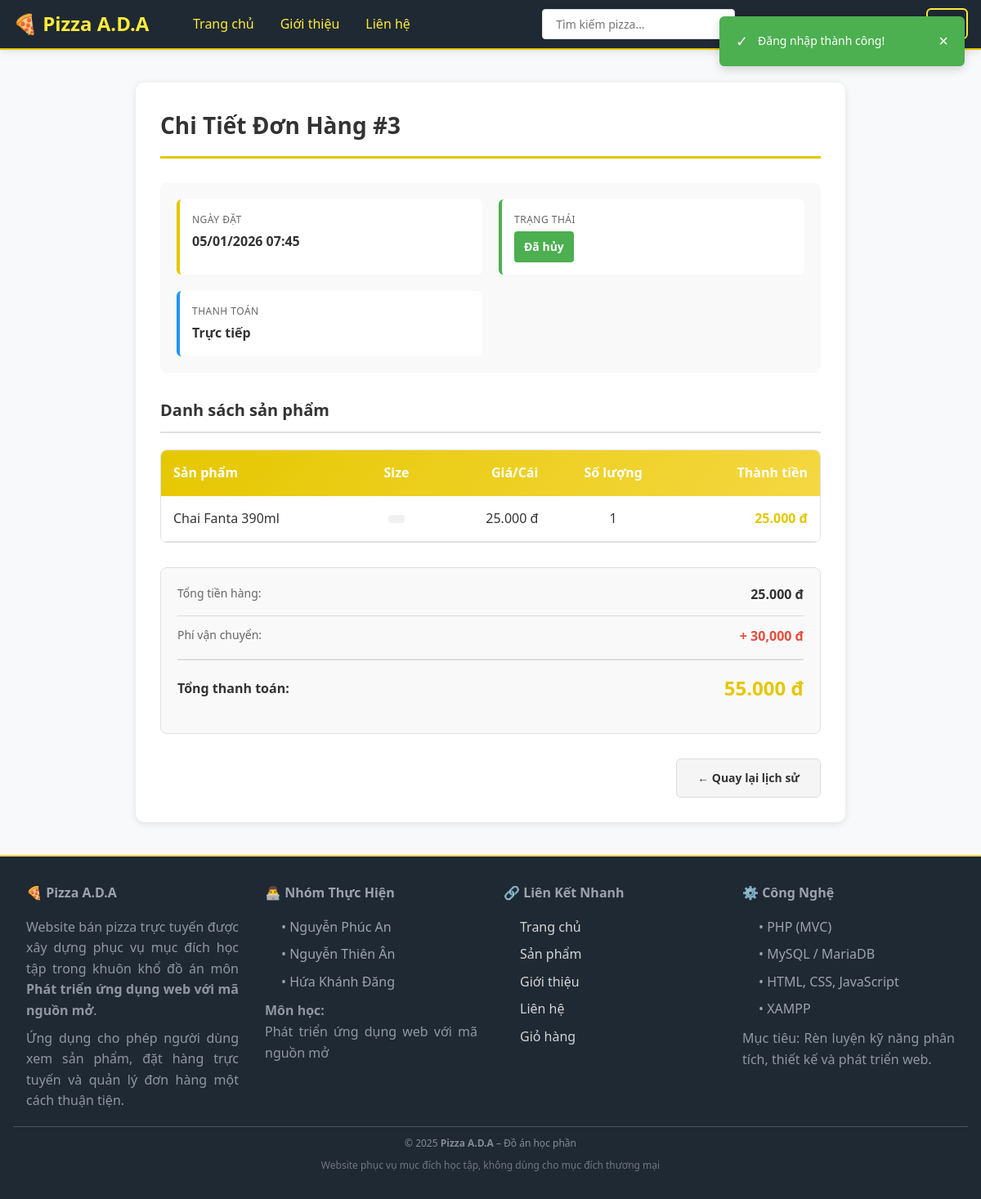
The page /public/index.php?action=order&method=detail&id=3 (signed in) on the database its author committed.
### tables this page shows
CREATE TABLE `orders` (
  `order_id` int(11) NOT NULL,
  `tong_tien` decimal(10,2) NOT NULL,
  `phuong_thuc_thanh_toan` varchar(255) NOT NULL,
  `trang_thai` varchar(50) NOT NULL DEFAULT 'Chờ xác nhận',
  `ngay_tao_order` timestamp NOT NULL DEFAULT current_timestamp() ON UPDATE current_timestamp(),
  `nguoi_mua_id` int(11) NOT NULL,
  `nguoi_nhan` varchar(255) NOT NULL,
  `sdt_nguoi_nhan` varchar(10) NOT NULL,
  `dia-chi_nhan` text NOT NULL
);

CREATE TABLE `order_items` (
  `order_item_id` int(11) NOT NULL,
  `so_luong_mua` int(11) NOT NULL,
  `gia_order_items` decimal(10,2) NOT NULL,
  `size` enum('Nhỏ','Vừa','Lớn') NOT NULL,
  `ngay_dat` timestamp NOT NULL DEFAULT current_timestamp() ON UPDATE current_timestamp(),
  `fk_order_id` int(11) NOT NULL,
  `fk_product_id` int(11) NOT NULL
);

CREATE TABLE `products` (
  `product_id` int(11) NOT NULL,
  `ten_product` varchar(255) NOT NULL,
  `mo_ta_product` text NOT NULL,
  `gia_product` decimal(10,2) NOT NULL,
  `ngay_tao_product` timestamp NOT NULL DEFAULT current_timestamp() ON UPDATE current_timestamp(),
  `ngay_cap_nhap_product` timestamp NULL DEFAULT NULL,
  `danh_muc_product` int(11) NOT NULL,
  `sub_category_id` int(11) DEFAULT NULL,
  `hinh_anh_product` varchar(255) NOT NULL
);

### app/Controllers/Controller.php (called while the page is built, shortened)
<?php
class Controller
{
    protected function render($view, $data = [])
    {
        extract($data);
        $viewPath = APP_PATH . 'Views/' . $view . '.php';
        include $viewPath;
    }
}
?>

### app/Controllers/OrderController.php (called while the page is built, shortened)
<?php
require_once APP_PATH . 'Controllers/Controller.php';
require_once APP_PATH . 'Models/Order.php';
require_once APP_PATH . 'Models/OrderItem.php';
class OrderController extends Controller
{
    private $orderModel;
    private $orderItemModel;
    public function __construct()
    {
        $this->orderModel = new Order();
        $this->orderItemModel = new OrderItem();
    }
    public function detail()
    {
        $orderId = $_GET['id'] ?? null;
        $order = $this->orderModel->read($orderId);
        $items = $this->orderItemModel->getByOrderId($orderId);
        $data = [
            'order' => $order,
            'items' => $items
        ];
        $this->render('order/detail', $data);
    }
}
?>

### config/Database.php (called while the page is built)
<?php
class Database
{
    private static $connection = null;
    public static function connect()
    {
        if (self::$connection === null) {
            try {
                $config = [
                    'host' => 'localhost:3307',
                    'dbname' => 'web_ban_pizza',
                    'user' => 'root',
                    'password' => ''
                ];
                $dsn = "mysql:host=" . $config['host'] . ";dbname=" . $config['dbname'] . ";charset=utf8mb4";
                self::$connection = new PDO(
                    $dsn,
                    $config['user'],
                    $config['password'],
                    [
                        PDO::ATTR_ERRMODE => PDO::ERRMODE_EXCEPTION,
                        PDO::ATTR_DEFAULT_FETCH_MODE => PDO::FETCH_ASSOC,
                        PDO::ATTR_EMULATE_PREPARES => false
                    ]
                );
            } catch (PDOException $e) {
                die("Connection Error: " . $e->getMessage());
            }
        }
        return self::$connection;
    }
}
?>

### app/Models/Order.php (called while the page is built, shortened)
<?php
require_once APP_PATH . 'Models/Model.php';
class Order extends Model
{
    protected function getPrimaryKey()
    {
        return 'order_id';
    }
}
?>

### app/Models/Model.php (called while the page is built, shortened)
<?php
require_once ROOT_PATH . 'config/Database.php';
abstract class Model
{
    protected $db;
    protected $table;
    public function __construct()
    {
        $this->db = Database::connect();
    }
    public function read($id)
    {
        $pk = $this->getPrimaryKey();
        $sql = "SELECT * FROM {$this->table} WHERE {$pk} = ?";
        $stmt = $this->db->prepare($sql);
        $stmt->execute([$id]);
        return $stmt->fetch();
    }
    public function query($sql, $params = [])
    {
        $stmt = $this->db->prepare($sql);
        $stmt->execute($params);
        return $stmt;
    }
}
?>

### app/Models/OrderItem.php (called while the page is built, shortened)
<?php
require_once APP_PATH . 'Models/Model.php';
class OrderItem extends Model
{
    protected $table = 'order_items';
    public function getByOrderId($orderId)
    {
        $sql = "SELECT oi.*, p.ten_product, p.hinh_anh_product
                FROM {$this->table} oi
                JOIN products p ON oi.fk_product_id = p.product_id
                WHERE oi.fk_order_id = ?";
        $stmt = $this->query($sql, [$orderId]);
        return $stmt->fetchAll();
    }
}
?>

### app/Views/order/detail.php (the view, shortened to what this page needs)
<?php include APP_PATH . 'Views/layout/header.php'; ?>
<div class="container" style="max-width: 900px; margin: 40px auto;">
    <div class="order-detail-section" style="background: white; padding: 30px; border-radius: 10px; box-shadow: 0 2px 8px rgba(0,0,0,0.1);">
        <h2 style="margin: 0 0 30px 0; font-size: 28px; color: #333; border-bottom: 3px solid var(--primary-color); padding-bottom: 15px;">
            Chi Tiết Đơn Hàng #<?php echo $order['order_id']; ?>
        </h2>
        <div class="order-info" style="display: grid; grid-template-columns: repeat(auto-fit, minmax(250px, 1fr)); gap: 20px; margin-bottom: 30px; padding: 20px; background: #f9f9f9; border-radius: 8px;">
            <div style="padding: 15px; background: white; border-radius: 6px; border-left: 4px solid var(--primary-color);">
                <p style="margin: 0; font-size: 12px; color: #666; text-transform: uppercase; letter-spacing: 0.5px; margin-bottom: 5px;">Ngày đặt</p>
                <p style="margin: 0; font-size: 16px; font-weight: 600; color: #333;"><?php echo date('d/m/Y H:i', strtotime($order['ngay_tao_order'])); ?></p>
            </div>
            <div style="padding: 15px; background: white; border-radius: 6px; border-left: 4px solid #4CAF50;">
                <p style="margin: 0; font-size: 12px; color: #666; text-transform: uppercase; letter-spacing: 0.5px; margin-bottom: 5px;">Trạng thái</p>
                <span class="status" style="display: inline-block; padding: 8px 12px; background: #4CAF50; color: white; border-radius: 4px; font-weight: 600; font-size: 14px;">
                    <?php echo htmlspecialchars($order['trang_thai']); ?>
                </span>
            </div>
            <div style="padding: 15px; background: white; border-radius: 6px; border-left: 4px solid #2196F3;">
                <p style="margin: 0; font-size: 12px; color: #666; text-transform: uppercase; letter-spacing: 0.5px; margin-bottom: 5px;">Thanh toán</p>
                <p style="margin: 0; font-size: 16px; font-weight: 600; color: #333;"><?php echo htmlspecialchars($order['phuong_thuc_thanh_toan']); ?></p>
            </div>
        </div>
        <h3 style="margin: 30px 0 20px 0; font-size: 20px; color: #333; border-bottom: 2px solid #e0e0e0; padding-bottom: 10px;">
            Danh sách sản phẩm
        </h3>
        <div style="overflow-x: auto; border-radius: 8px; border: 1px solid #e0e0e0;">
            <table class="items-table" style="width: 100%; border-collapse: collapse; background: white;">
                <thead style="background: linear-gradient(135deg, var(--primary-color) 0%, var(--primary-light) 100%); color: white;">
                    <tr>
                        <th style="padding: 15px; text-align: left; font-weight: 600;">Sản phẩm</th>
                        <th style="padding: 15px; text-align: center; font-weight: 600;">Size</th>
                        <th style="padding: 15px; text-align: right; font-weight: 600;">Giá/Cái</th>
                        <th style="padding: 15px; text-align: center; font-weight: 600;">Số lượng</th>
                        <th style="padding: 15px; text-align: right; font-weight: 600;">Thành tiền</th>
                    </tr>
                </thead>
                <tbody>
                    <?php
                    $subtotalAmount = 0;
                    foreach ($items as $index => $item):
                        $itemTotal = $item['gia_order_items'] * $item['so_luong_mua'];
                        $subtotalAmount += $itemTotal;
                    ?>
                        <tr style="border-bottom: 1px solid #e0e0e0; background: <?php echo $index % 2 === 0 ? 'white' : '#f9f9f9'; ?>; transition: background 0.3s ease;">
                            <td style="padding: 15px; font-weight: 500; color: #333;"><?php echo htmlspecialchars($item['ten_product']); ?></td>
                            <td style="padding: 15px; text-align: center; color: #666;">
                                <span style="display: inline-block; padding: 5px 10px; background: #f0f0f0; border-radius: 4px; font-size: 12px;">
                                </span>
                            </td>
                            <td style="padding: 15px; text-align: right; color: #333; font-weight: 500;"><?php echo number_format($item['gia_order_items'], 0, ',', '.'); ?> đ</td>
                            <td style="padding: 15px; text-align: center; color: #333; font-weight: 500;"><?php echo $item['so_luong_mua']; ?></td>
                            <td style="padding: 15px; text-align: right; color: var(--primary-color); font-weight: 600;">
                                <?php echo number_format($itemTotal, 0, ',', '.'); ?> đ
                            </td>
                        </tr>
                    <?php endforeach; ?>
                </tbody>
            </table>
        </div>
        <div class="order-summary" style="background: #f9f9f9; padding: 20px; border-radius: 8px; margin: 30px 0; border: 1px solid #e0e0e0;">
            <div style="display: flex; justify-content: flex-end; margin-bottom: 15px;">
                <div style="width: 100%;">
                    <div style="display: flex; justify-content: space-between; margin-bottom: 12px; padding-bottom: 12px; border-bottom: 1px solid #ddd;">
                        <span style="color: #666; font-size: 14px;">Tổng tiền hàng:</span>
                        <span style="font-weight: 600; color: #333;"><?php echo number_format($subtotalAmount, 0, ',', '.'); ?> đ</span>
                    </div>
                    <div style="display: flex; justify-content: space-between; margin-bottom: 15px; padding-bottom: 15px; border-bottom: 2px solid #e0e0e0;">
                        <span style="color: #666; font-size: 14px;">Phí vận chuyển:</span>
                        <span style="font-weight: 600; color: #e74c3c;">+ 30,000 đ</span>
                    </div>
                    <div style="display: flex; justify-content: space-between; align-items: center;">
                        <span style="font-size: 16px; font-weight: 700; color: #333;">Tổng thanh toán:</span>
                        <span style="font-size: 24px; font-weight: 700; color: var(--primary-color);"><?php echo number_format($order['tong_tien'], 0, ',', '.'); ?> đ</span>
                    </div>
                </div>
            </div>
        </div>
        <div style="display: flex; gap: 15px; justify-content: flex-end;">
            <a href="<?php echo SITE_URL; ?>index.php?action=order&method=history" class="btn btn-secondary" style="padding: 12px 25px; background: #f5f5f5; color: #333; text-decoration: none; border-radius: 6px; font-weight: 600; transition: all 0.3s ease; border: 1px solid #ddd; display: inline-flex; align-items: center; gap: 8px;">
                ← Quay lại lịch sử
            </a>
        </div>
    </div>
</div>
<?php include APP_PATH . 'Views/layout/footer.php'; ?>

### public/assets/css/base.css (style rules this page uses)
* { margin: 0; padding: 0; box-sizing: border-box; }
:root { --primary-color: #e5c700; --primary-dark: #d4b700; --primary-light: #f5d742; --accent-color: #ffeb3b; --accent-light: #ffeb99; --success-color: #27ae60; --error-color: #e74c3c; --warning-color: #f39c12; --info-color: #3498db; --bg-light: #f8f9fa; --bg-white: #ffffff; --text-dark: #000033; --text-gray: #666666; --text-light: #999999; --border-color: #e0e0e0; --spacing-xs: 4px; --spacing-sm: 8px; --spacing-md: 16px; --spacing-lg: 24px; --spacing-xl: 32px; }
body { font-family: 'Segoe UI', Tahoma, Geneva, Verdana, sans-serif; color: var(--text-gray); background-color: var(--bg-light); line-height: 1.6; }
a { color: var(--primary-color); text-decoration: none; transition: color 0.3s ease; }
.container { max-width: 1200px; margin: 0 auto; padding: 0 var(--spacing-md); }

### public/assets/css/components.css (style rules this page uses)
.btn { padding: var(--spacing-sm) var(--spacing-md); border: none; border-radius: 4px; cursor: pointer; font-size: 14px; font-weight: 500; transition: all 0.3s ease; display: inline-block; text-align: center; }
.btn-secondary { background-color: var(--accent-color); color: #000033; border: 2px solid transparent; font-weight: 600; }

### public/assets/css/pages-cart-checkout.css (style rules this page uses)
.order-summary { background: var(--bg-light); padding: var(--spacing-lg); border-radius: 8px; margin: var(--spacing-lg) 0; text-align: right; }

### rows shown on the page
orders: order_id "3", ngay_tao_order "05/01/2026 07:45", trang_thai "Đã hủy", phuong_thuc_thanh_toan "Trực tiếp", tong_tien "55.000"
order_items: fk_product.ten_product "Chai Fanta 390ml", gia_order_items "25.000", so_luong_mua "1", itemTotal "25.000"

### other values the page prints
$subtotalAmount "25.000"
